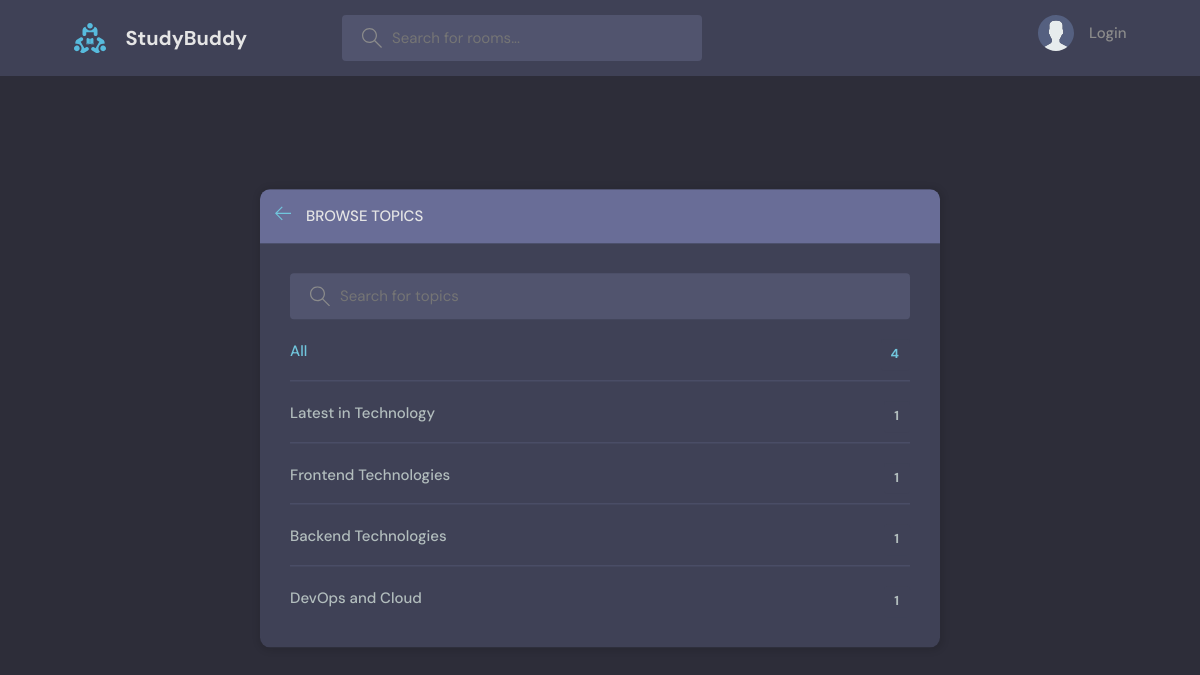
Page /topics/ on the committed database.
### base/models.py (models this page shows, shortened)
class Topic(models.Model):
    name = models.CharField(max_length=200)

### base/views.py (the view)
# urls.py: path('topics/', views.topicsPage, name="topics"),
def topicsPage(request):
    q = request.GET.get('q') if request.GET.get('q') !=None else ""
    topics = Topic.objects.filter(name__icontains=q)
    context = {'topics': topics}
    return render(request, 'base/topics.html',context)

### base/templates/base/topics.html (shortened to what this page needs)
{% extends 'main.html' %}
{% block content  %}
    <main class="create-room layout">
      <div class="container">
        <div class="layout__box">
          <div class="layout__boxHeader">
            <div class="layout__boxTitle">
              <a href="index.html">
                <svg version="1.1" xmlns="http://www.w3.org/2000/svg" width="32" height="32" viewBox="0 0 32 32">
                  <title>arrow-left</title>
                  <path
                    d="M13.723 2.286l-13.723 13.714 13.719 13.714 1.616-1.611-10.96-10.96h27.625v-2.286h-27.625l10.965-10.965-1.616-1.607z"
                  ></path>
                </svg>
              </a>
              <h3>Browse Topics</h3>
            </div>
          </div>
          <div class="topics-page layout__body">
            <form class="header__search">
              <label>
                <input name="q" placeholder="Search for topics" />
              </label>
            </form>
            <ul class="topics__list">
              <li>
                <a href="{% url 'home' %}" class="active">All <span>{{topics.count}}</span></a>
              </li>
              {% for topic in topics %}
              <li>
                <a href="{% url 'home' %}?q={{topic.name}}">{{topic.name}} <span>{{topic.room_set.all.count}}</span></a>
              </li>
              {% endfor %}
            </ul>
          </div>
        </div>
      </div>
    </main>
{% endblock %}

### static/styles/style.css (style rules this page uses)
:root { --color-main: #71c6dd; --color-main-light: #e1f6fb; --color-dark: #3f4156; --color-dark-medium: #51546e; --color-dark-light: #696d97; --color-light: #e5e5e5; --color-gray: #8b8b8b; --color-light-gray: #b2bdbd; --color-bg: #2d2d39; --color-success: #5dd693; --color-error: #fc4b0b; }
* { font-family: "DM Sans", -apple-system, BlinkMacSystemFont, "Segoe UI", Roboto, Oxygen, Ubuntu, Cantarell, "Open Sans", "Helvetica Neue", sans-serif; margin: 0; padding: 0; box-sizing: border-box; text-rendering: optimizeLegibility; font-size: inherit; }
html { font-size: 56.25%; }
@media only screen and (min-width: 1200px) { html { font-size: 62.5%; } }
body { line-height: 1.6; font-weight: 400; font-size: 1.5rem; color: var(--color-light-gray); background-color: var(--color-bg); min-height: 100vh; }
a { display: inline-block; color: var(--color-main); text-decoration: none; }
.container { max-width: 120rem; width: 90%; margin: auto; }
.header__search > label { background-color: var(--color-dark-medium); padding: 1.3rem 1rem; display: flex; align-items: center; gap: 1rem; border-radius: 4px; }
.header__search svg { fill: var(--color-gray); width: 2rem; height: 2rem; margin-left: 1rem; }
.header__search input { width: 30rem; background: transparent; border: none; outline: none; color: var(--color-light); }
.layout { margin-top: 2.4rem; }
.layout > .container { display: flex; justify-content: space-between; align-items: flex-start; }
.layout__box { width: 90%; max-width: 48rem; min-height: 40rem; position: absolute; top: 50%; left: 50%; transform: translate(-50%, -46%); background-color: var(--color-dark); border-radius: 1rem; box-shadow: 1px 1px 6px 3px rgba(0, 0, 0, 0.1); overflow: hidden; }
.layout__boxHeader { display: flex; padding: 1.5rem; background-color: var(--color-dark-light); }
.layout__boxTitle { display: flex; gap: 1.5rem; align-items: center; }
.layout__boxTitle h3 { text-transform: uppercase; font-weight: 500; color: var(--color-light); }
.layout__boxTitle svg { width: 1.6rem; height: 1.6rem; fill: var(--color-main); }
.layout__body { margin: 3rem; }
.topics__list { list-style: none; }
.topics__list li a { display: flex; justify-content: space-between; margin-bottom: 3rem; font-weight: 500; color: var(--color-light-gray); transition: all 0.3s ease-in-out; }
.topics__list li a.active, .topics__list li a:hover { color: var(--color-main); }
.topics__list li a span { padding: 0.5rem 1rem; background-color: var(--color-dark); border-radius: 3px; font-size: 1.3rem; font-weight: 700; letter-spacing: 1px; }
.topics-page .topics__list li:not(:last-child) a { margin: 2rem 0; padding-bottom: 1rem; text-decoration: none; border-bottom: 1px solid var(--color-dark-medium); }
.topics-page .header__search { display: block; }
.create-room.layout .layout__box { max-width: 68rem; }

### rows in the picture
Topic: name "Latest in Technology", room_set.all.count "1"
Topic: name "Frontend Technologies", room_set.all.count "1"
Topic: name "Backend Technologies", room_set.all.count "1"
Topic: name "DevOps and Cloud", room_set.all.count "1"

### other values in the picture
{{ topics.count }} "4"
